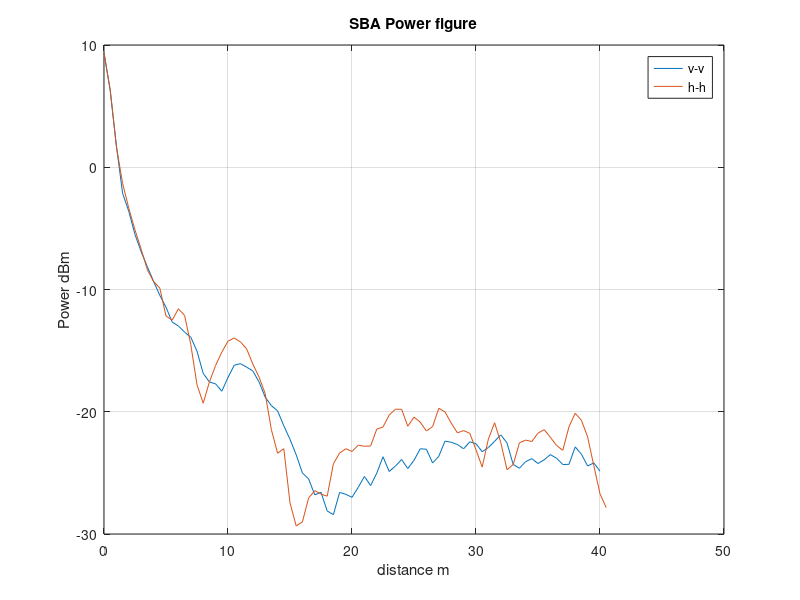

Recreate this plot in MATLAB.
clear
clc

% measured data v-v
measured_data_v = [
    0	9.3	9.44
    0.5	6.22	6.32
    1	1.72	1.79
    1.5	-2.16	-2.1
    2	-3.66	-3.57
    2.5	-5.54	-5.47
    3	-6.96	-6.88
    3.5	-8.24	-8.05
    4	-9.42	-9.26
    4.5	-10.54	-10.41
    5	-11.5	-11.4
    5.5	-12.74	-12.58
    6	-13.03	-12.94
    6.5	-13.59	-13.39
    7	-13.97	-13.84
    7.5	-15.1	-14.99
    8	-16.98	-16.74
    8.5	-17.6	-17.53
    9	-17.78	-17.66
    9.5	-18.37	-18.27
    10	-17.26	-17.13
    10.5	-16.24	-16.15
    11	-16.09	-16.04
    11.5	-16.4	-16.3
    12	-16.7	-16.62
    12.5	-17.64	-17.48
    13	-18.92	-18.7
    13.5	-19.6	-19.4
    14	-20.04	-19.82
    14.5	-21.2	-21.09
    15	-22.36	-22.15
    15.5	-23.63	-23.41
    16	-25.19	-24.82
    16.5	-25.62	-25.37
    17	-26.84	-26.76
    17.5	-26.74	-26.44
    18	-28.24	-27.99
    18.5	-28.68	-28.15
    19	-26.7	-26.5
    19.5	-26.84	-26.66
    20	-27.06	-26.94
    20.5	-26.28	-26.09
    21	-25.4	-25.19
    21.5	-26.12	-25.95
    22	-25.14	-24.89
    22.5	-23.81	-23.55
    23	-24.94	-24.84
    23.5	-24.53	-24.35
    24	-23.97	-23.85
    24.5	-24.71	-24.58
    25	-23.98	-23.97
    25.5	-23.08	-22.98
    26	-23.17	-22.96
    26.5	-24.36	-24.02
    27	-23.81	-23.48
    27.5	-22.55	-22.26
    28	-22.6	-22.39
    28.5	-22.8	-22.56
    29	-23.13	-22.93
    29.5	-22.63	-22.29
    30	-22.74	-22.49
    30.5	-23.82	-22.72
    31	-23.01	-22.84
    31.5	-22.5	-22.33
    32	-21.96	-21.83
    32.5	-22.78	-22.32
    33	-24.5	-24.13
    33.5	-24.81	-24.43
    34	-24.2	-23.97
    34.5	-24.04	-23.63
    35	-24.43	-24.04
    35.5	-23.98	-23.88
    36	-23.65	-23.36
    36.5	-23.88	-23.73
    37	-24.44	-24.19
    37.5	-24.41	-24.19
    38	-22.81	-22.94
    38.5	-23.61	-23.33
    39	-24.49	-24.38
    39.5	-24.24	-24.13
    40	-25.05	-24.66
    ];

% convert cm into m
distance_v = measured_data_v(:,1);

power_average_v = (measured_data_v(:,2) + measured_data_v(:,3))./2;


% measured data h_h
measured_data_h  = [
    0	9.34	9.36
    0.5	6.34	6.36
    1	1.65	1.71
    1.5	-1.39	-1.25
    2	-3.39	-3.33
    2.5	-5.19	-5.07
    3	-6.78	-6.65
    3.5	-8.43	-8.36
    4	-9.4	-9.31
    4.5	-9.91	-9.85
    5	-12.28	-12.06
    5.5	-12.54	-12.47
    6	-11.6	-11.55
    6.5	-12.17	-12.08
    7	-14.54	-14.47
    7.5	-17.85	-17.74
    8	-19.32	-19.28
    8.5	-17.64	-17.49
    9	-16.28	-16.14
    9.5	-15.15	-15.09
    10	-14.3	-14.16
    10.5	-14.03	-13.9
    11	-14.34	-14.23
    11.5	-14.9	-14.8
    12	-16.13	-16.07
    12.5	-17.22	-17.08
    13	-18.57	-18.48
    13.5	-21.7	-21.25
    14	-23.78	-23.01
    14.5	-23.23	-22.81
    15	-27.53	-27.37
    15.5	-29.58	-29.1
    16	-29.15	-28.88
    16.5	-27.17	-26.94
    17	-26.71	-26.2
    17.5	-26.88	-26.59
    18	-27.03	-26.78
    18.5	-24.43	-24.08
    19	-23.45	-23.3
    19.5	-23.2	-22.85
    20	-23.35	-23.15
    20.5	-22.8	-22.66
    21	-23.03	-22.62
    21.5	-22.89	-22.71
    22	-21.38	-21.45
    22.5	-21.28	-21.21
    23	-20.3	-20.23
    23.5	-19.88	-19.7
    24	-19.97	-19.63
    24.5	-21.3	-21.07
    25	-20.51	-20.37
    25.5	-20.9	-20.79
    26	-21.67	-21.48
    26.5	-21.34	-21.08
    27	-19.79	-19.64
    27.5	-20.05	-19.97
    28	-20.97	-20.89
    28.5	-21.78	-21.67
    29	-21.6	-21.48
    29.5	-21.82	-21.71
    30	-23.14	-23.08
    30.5	-24.58	-24.47
    31	-22.28	-22.16
    31.5	-20.98	-20.82
    32	-22.57	-22.48
    32.5	-24.86	-24.62
    33	-24.24	-24.41
    33.5	-22.75	-22.34
    34	-22.39	-22.25
    34.5	-22.5	-22.37
    35	-21.83	-21.67
    35.5	-21.51	-21.42
    36	-22.16	-22.03
    36.5	-22.88	-22.64
    37	-23.2	-23.11
    37.5	-21.27	-21.17
    38	-20.17	-20.08
    38.5	-20.76	-20.63
    39	-22.1	-22.01
    39.5	-24.47	-24.35
    40	-26.78	-26.65
    40.5	-27.98	-27.7
    ];

distance_h  = measured_data_h (:,1);

power_average_h  = (measured_data_h (:,2)+measured_data_h(:,3))./2;

figure(1)
plot(distance_v, power_average_v)
title('SBA Power figure')
xlabel('distance m')
ylabel('Power dBm')
hold on
plot(distance_h , power_average_h )
legend('v-v','h-h')
grid on